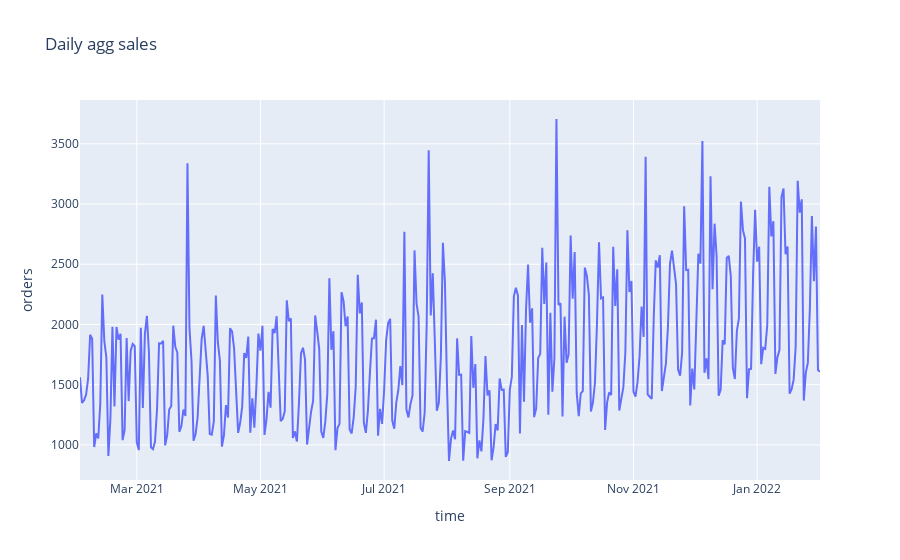

The notebook cell saved with this chart:
### Code cell
daily = data.resample('D', on='time').sum(numeric_only=True).copy()

px.line(daily, x=daily.index, y='orders', title='Daily agg sales')

### Figure 1 — Plotly figure (JSON) as saved in the notebook; plotly's stock layout.template omitted (floating-point values rounded to 4 significant figures; data arrays with more than 128 entries replaced by an {"elided": "..."} marker saying what was removed)
{"data": [{"hovertemplate": "time=%{x}<br>orders=%{y}<extra></extra>", "legendgroup": "", "line": {"color": "#636efa", "dash": "solid"}, "marker": {"symbol": "circle"}, "mode": "lines", "name": "", "orientation": "v", "showlegend": false, "type": "scatter", "x": {"elided": "366 str values"}, "xaxis": "x", "y": {"elided": "366 float values"}, "yaxis": "y"}], "layout": {"legend": {"tracegroupgap": 0}, "title": {"text": "Daily agg sales"}, "xaxis": {"anchor": "y", "domain": [0, 1], "title": {"text": "time"}}, "yaxis": {"anchor": "x", "domain": [0, 1], "title": {"text": "orders"}}}}
